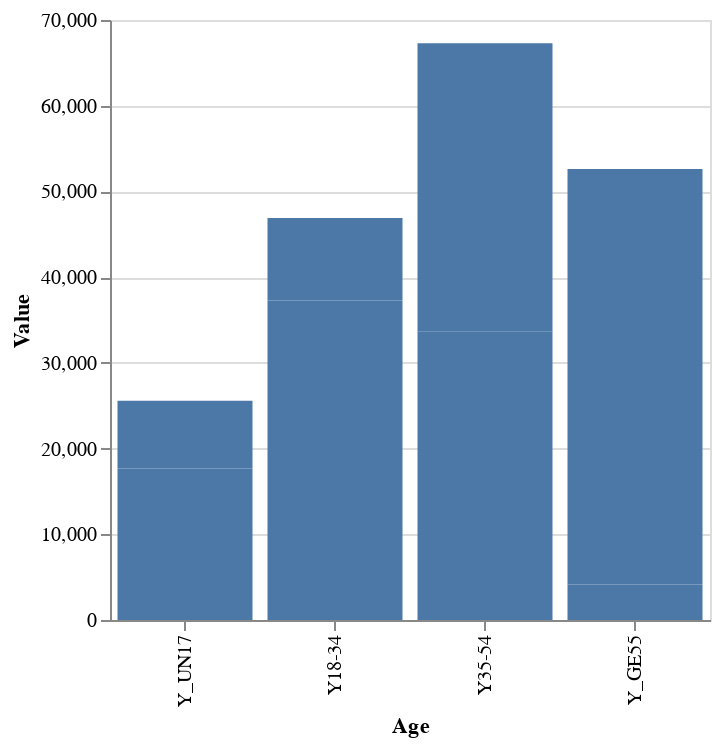

The code cell stored with this chart in its notebook:
### Code cell
alt.Chart(df[(df['Gender'] == 'T') & (df['Age'] != 'TOTAL')]).mark_bar().encode(
    x = alt.X('Age', sort=['Y_UN17', 'Y18-34', 'Y35-54', 'Y_GE55']),
    y = alt.Y('Value')
).properties(width=300)

### Figure 1 — Vega-Lite specification as saved in the notebook (floating-point values rounded to 4 significant figures)
{"config": {"view": {"continuousWidth": 400, "continuousHeight": 300}}, "data": {"name": "data-ba3c11bbf0a6711a7515e5c9ee3dc93f"}, "mark": "bar", "encoding": {"x": {"field": "Age", "sort": ["Y_UN17", "Y18-34", "Y35-54", "Y_GE55"], "type": "nominal"}, "y": {"field": "Value", "type": "quantitative"}}, "width": 300, "$schema": "https://vega.github.io/schema/vega-lite/v4.17.0.json", "datasets": {"data-ba3c11bbf0a6711a7515e5c9ee3dc93f": [{"Gender": "T", "Age": "Y35-54", "Citizenship": "ITL", "Value": 20186}, {"Gender": "T", "Age": "Y18-34", "Citizenship": "TOTAL", "Value": 23452}, {"Gender": "T", "Age": "Y18-34", "Citizenship": "FRGAPO", "Value": 13832}, {"Gender": "T", "Age": "Y18-34", "Citizenship": "ITL", "Value": 9620}, {"Gender": "T", "Age": "Y_UN17", "Citizenship": "FRGAPO", "Value": 4889}, {"Gender": "T", "Age": "Y_UN17", "Citizenship": "TOTAL", "Value": 12793}, {"Gender": "T", "Age": "Y_UN17", "Citizenship": "ITL", "Value": 7904}, {"Gender": "T", "Age": "Y_GE55", "Citizenship": "FRGAPO", "Value": 4147}, {"Gender": "T", "Age": "Y_GE55", "Citizenship": "TOTAL", "Value": 26310}, {"Gender": "T", "Age": "Y_GE55", "Citizenship": "ITL", "Value": 22163}, {"Gender": "T", "Age": "Y35-54", "Citizenship": "FRGAPO", "Value": 13456}, {"Gender": "T", "Age": "Y35-54", "Citizenship": "TOTAL", "Value": 33642}]}}
